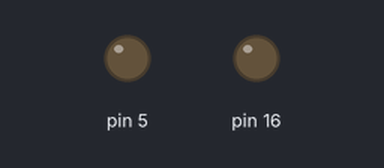
Simulated run of this sketch. Board: Arduino Uno, built with avr-gcc and run on an emulated ATmega328P. On the bench: output pins drawn as LEDs (lit = HIGH).

Above: at 0.5 s.
At 2.0 s:
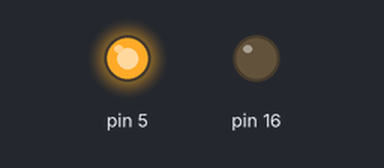
At 3.5 s:
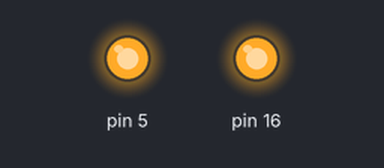
At 4.5 s:
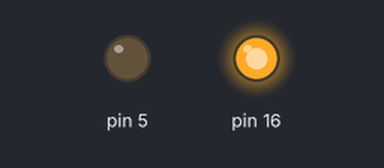
Timing chart, 0 to 5.2 s (numbered marks = the images above):
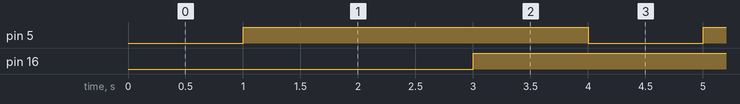

Measured:
- by itself, pin 5, pin 16: alternates HIGH for 3.0 s and LOW for 1.0 s
- by itself, everything shown: repeats every 32.0 s, in 32 steps

The sketch:

LED_2.ino
```cpp
void setup()
{
 // pinMode(LED_BULITIN,OUTPUT); // setup output
  pinMode(5, OUTPUT);
  pinMode(16, OUTPUT);
}

void loop()
{
  //digitalWrite(LED_BULITIN, LOW); // Pin D0 is HIGH
  digitalWrite(5, LOW);
  delay(1000);
  //digitalWrite(LED_BULITIN,LOW); // Pin D0 is LOW
  digitalWrite(5, HIGH);
  delay(1000);
  digitalWrite(16, LOW);
  delay(1000);
  //digitalWrite(LED_BULITIN,LOW); // Pin D0 is LOW
  digitalWrite(16, HIGH);
  delay(1000);
}
```
